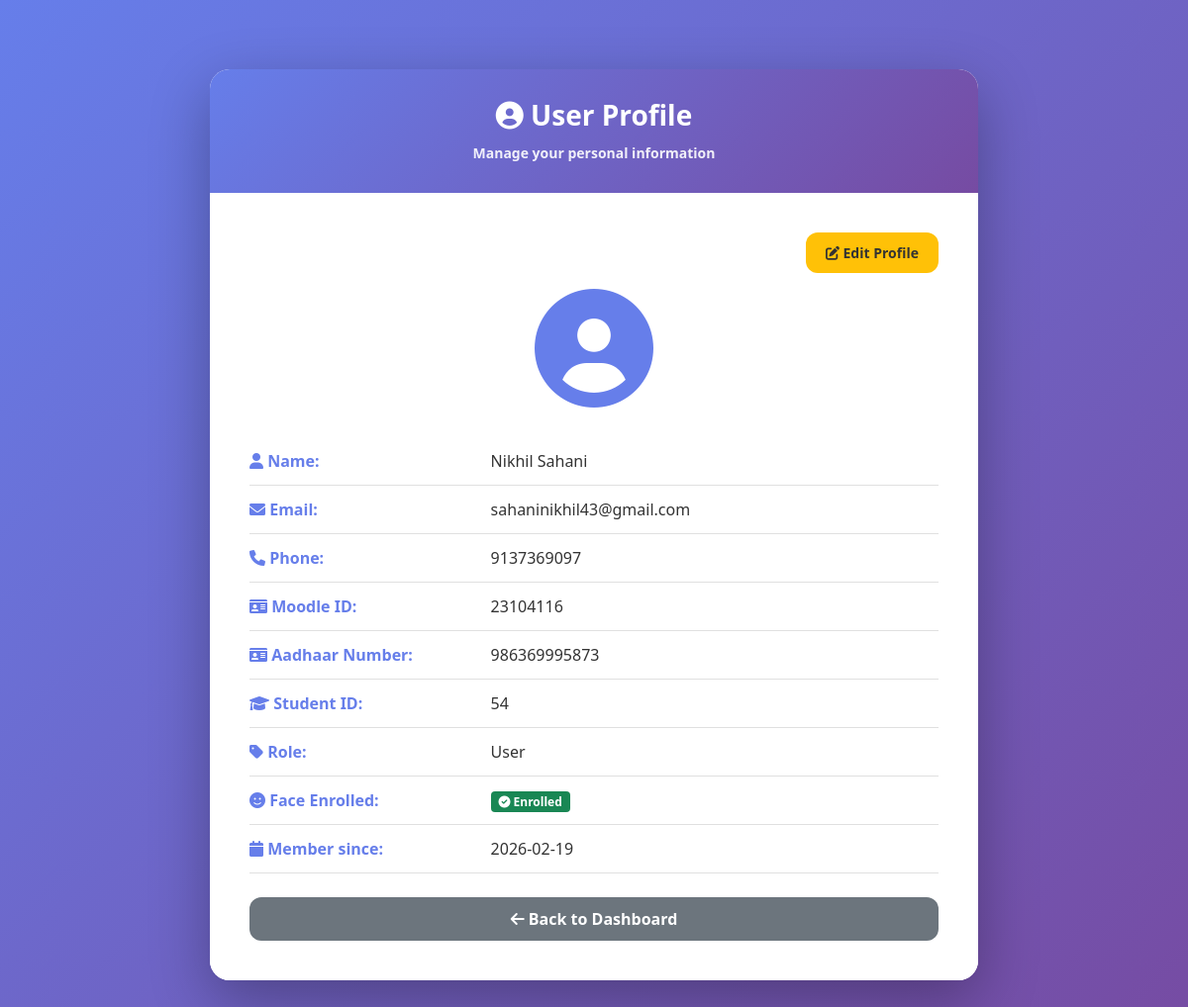
Page /profile (signed in) on the committed database.
### tables this page shows
CREATE TABLE "users" (
        id INTEGER PRIMARY KEY AUTOINCREMENT,
        name TEXT NOT NULL,
        moodle_id TEXT,
        email TEXT UNIQUE NOT NULL,
        password TEXT NOT NULL,
        aadhaar_number TEXT,
        student_id TEXT,
        phone_number TEXT,
        profile_pic TEXT,
        is_active INTEGER DEFAULT 1,
        verification_status TEXT,
        failed_login_attempts INTEGER DEFAULT 0,
        last_login DATETIME,
        created_at DATETIME DEFAULT CURRENT_TIMESTAMP,
        updated_at DATETIME DEFAULT CURRENT_TIMESTAMP,
        face_enrolled INTEGER DEFAULT 0,
        face_image_path TEXT,
        role TEXT DEFAULT 'user',
        verified INTEGER DEFAULT 0,
        id_verified INTEGER DEFAULT 0,
        verified_at DATETIME
    );

### backend/app_fixed.py (the view, shortened to what this page needs)
@app.route('/profile')
@login_required
def profile():
    if 'user_id' not in session:
        flash('Please login first', 'warning')
        return redirect(url_for('login'))
    mode = request.args.get('mode', 'view')
    if mode == 'edit':
        session['edit_mode'] = True
    else:
        session['edit_mode'] = False
    conn = get_db_connection()
    try:
        user_data = conn.execute('SELECT * FROM users WHERE id = ?',
                               (session['user_id'],)).fetchone()
        if user_data:
            user = {
                'id': user_data['id'],
                'name': user_data['name'],
                'email': user_data['email'],
                'phone': user_data['phone_number'] if 'phone_number' in user_data.keys() else '',
                'moodle_id': user_data['moodle_id'] if 'moodle_id' in user_data.keys() else '',
                'aadhaar_number': user_data['aadhaar_number'] if 'aadhaar_number' in user_data.keys() else '',
                'student_id': user_data['student_id'] if 'student_id' in user_data.keys() else '',
                'role': user_data['role'] if 'role' in user_data.keys() else 'user',
                'face_enrolled': user_data['face_enrolled'] if 'face_enrolled' in user_data.keys() else 0,
                'created_at': user_data['created_at'],
                'updated_at': user_data['updated_at'] if 'updated_at' in user_data.keys() else ''
            }
    finally:
        conn.close()
    return render_template('profile.html', user=user)

### backend/app_fixed.py (called while the page is built)
@app.context_processor
def inject_now():
    return {'now': datetime.now}

def login_required(f):
    @wraps(f)
    def decorated_function(*args, **kwargs):
        if 'user_id' not in session and 'admin_id' not in session:
            flash('Please login first', 'warning')
            return redirect(url_for('login'))
        return f(*args, **kwargs)
    return decorated_function

def get_db_connection():
    conn = sqlite3.connect(app.config['DATABASE_PATH'])
    conn.row_factory = sqlite3.Row  # This enables column access by name
    return conn

### frontend/templates/profile.html (shortened to what this page needs)
<!DOCTYPE html>
<html lang="en">
<head>
    <link href="https://cdn.jsdelivr.net/npm/bootstrap@5.1.3/dist/css/bootstrap.min.css" rel="stylesheet">
    <link rel="stylesheet" href="https://cdnjs.cloudflare.com/ajax/libs/font-awesome/6.0.0/css/all.min.css">
</head>
<body>
    <div class="container">
        <div class="card">
            <div class="card-header">
                <h3><i class="fas fa-user-circle"></i> <strong>User Profile</strong></h3>
                <p><strong>Manage your personal information</strong></p>
            </div>
            <div class="card-body">
                <div class="text-end mb-3">
                    {% if session.get('edit_mode') %}
                        <a href="{{ url_for('profile') }}?mode=view" class="btn btn-secondary btn-sm">
                            <i class="fas fa-eye"></i> View Mode
                        </a>
                    {% else %}
                        <a href="{{ url_for('profile') }}?mode=edit" class="btn btn-edit btn-sm">
                            <i class="fas fa-edit"></i> Edit Profile
                        </a>
                    {% endif %}
                </div>
                {% if session.get('edit_mode') %}
                    <form method="POST" action="{{ url_for('update_profile') }}">
                        <div class="form-group">
                            <label class="form-label">
                                <i class="fas fa-user"></i> <strong>Full Name</strong>
                            </label>
                            <input type="text" class="form-control" name="name" value="{{ user.name }}" required>
                        </div>
                        <div class="form-group">
                            <label class="form-label">
                                <i class="fas fa-envelope"></i> <strong>Email Address</strong>
                            </label>
                            <input type="email" class="form-control" value="{{ user.email }}" disabled>
                            <small class="text-muted">Email cannot be changed</small>
                        </div>
                        <div class="form-group">
                            <label class="form-label">
                                <i class="fas fa-phone"></i> <strong>Phone Number</strong>
                            </label>
                            <input type="tel" class="form-control" name="phone" value="{{ user.phone }}" placeholder="Enter your phone number">
                        </div>
                        <div class="form-group">
                            <label class="form-label">
                                <i class="fas fa-id-card"></i> <strong>Moodle ID</strong>
                            </label>
                            <input type="text" class="form-control" name="moodle_id" value="{{ user.moodle_id }}" placeholder="Enter your Moodle ID">
                        </div>
                        <div class="form-group">
                            <label class="form-label">
                                <i class="fas fa-id-card"></i> <strong>Aadhaar Number</strong>
                            </label>
                            <input type="text" class="form-control" name="aadhaar_number" value="{{ user.aadhaar_number }}" placeholder="Enter Aadhaar number">
                        </div>
                        <div class="form-group">
                            <label class="form-label">
                                <i class="fas fa-graduation-cap"></i> <strong>Student ID</strong>
                            </label>
                            <input type="text" class="form-control" name="student_id" value="{{ user.student_id }}" placeholder="Enter Student ID">
                        </div>
                        <div class="form-group">
                            <label class="form-label">
                                <i class="fas fa-lock"></i> <strong>Change Password</strong>
                            </label>
                            <input type="password" class="form-control" name="new_password" placeholder="Enter new password (leave blank to keep current)">
                            <small class="text-muted">Minimum 4 characters</small>
                        </div>
                        <div class="form-group">
                            <label class="form-label">
                                <i class="fas fa-lock"></i> <strong>Confirm New Password</strong>
                            </label>
                            <input type="password" class="form-control" name="confirm_password" placeholder="Confirm new password">
                        </div>
                        <div class="d-grid gap-2">
                            <button type="submit" class="btn btn-primary">
                                <i class="fas fa-save"></i> <strong>Save Changes</strong>
                            </button>
                            <a href="{{ url_for('profile') }}?mode=view" class="btn btn-secondary">
                                <i class="fas fa-times"></i> Cancel
                            </a>
                        </div>
                    </form>
                {% else %}
                    <div class="profile-image">
                        <i class="fas fa-user-circle" style="font-size: 120px; color: #667eea;"></i>
                    </div>
                    <div class="info-row">
                        <div class="info-label"><i class="fas fa-user"></i> <strong>Name:</strong></div>
                        <div class="info-value">{{ user.name }}</div>
                    </div>
                    <div class="info-row">
                        <div class="info-label"><i class="fas fa-envelope"></i> <strong>Email:</strong></div>
                        <div class="info-value">{{ user.email }}</div>
                    </div>
                    <div class="info-row">
                        <div class="info-label"><i class="fas fa-phone"></i> <strong>Phone:</strong></div>
                        <div class="info-value">{{ user.phone or 'Not provided' }}</div>
                    </div>
                    <div class="info-row">
                        <div class="info-label"><i class="fas fa-id-card"></i> <strong>Moodle ID:</strong></div>
                        <div class="info-value">{{ user.moodle_id or 'Not provided' }}</div>
                    </div>
                    <div class="info-row">
                        <div class="info-label"><i class="fas fa-id-card"></i> <strong>Aadhaar Number:</strong></div>
                        <div class="info-value">{{ user.aadhaar_number or 'Not provided' }}</div>
                    </div>
                    <div class="info-row">
                        <div class="info-label"><i class="fas fa-graduation-cap"></i> <strong>Student ID:</strong></div>
                        <div class="info-value">{{ user.student_id or 'Not provided' }}</div>
                    </div>
                    <div class="info-row">
                        <div class="info-label"><i class="fas fa-tag"></i> <strong>Role:</strong></div>
                        <div class="info-value">{{ user.role|capitalize }}</div>
                    </div>
                    <div class="info-row">
                        <div class="info-label"><i class="fas fa-face-smile"></i> <strong>Face Enrolled:</strong></div>
                        <div class="info-value">
                            {% if user.face_enrolled %}
                                <span class="badge bg-success"><i class="fas fa-check-circle"></i> Enrolled</span>
                            {% else %}
                                <span class="badge bg-warning"><i class="fas fa-exclamation-triangle"></i> Not Enrolled</span>
                                <a href="{{ url_for('face_enrollment') }}" class="btn btn-sm btn-primary ms-2">Enroll Now</a>
                            {% endif %}
                        </div>
                    </div>
                    <div class="info-row">
                        <div class="info-label"><i class="fas fa-calendar"></i> <strong>Member since:</strong></div>
                        <div class="info-value">{{ user.created_at[:10] if user.created_at else 'N/A' }}</div>
                    </div>
                    <div class="d-grid gap-2 mt-4">
                        <a href="{{ url_for('dashboard') }}" class="btn btn-secondary">
                            <i class="fas fa-arrow-left"></i> <strong>Back to Dashboard</strong>
                        </a>
                    </div>
                {% endif %}
            </div>
        </div>
    </div>
</body>
</html>

### frontend/templates/profile.html (style rules this page uses)
* { margin: 0; padding: 0; box-sizing: border-box; }
body { background: linear-gradient(135deg, #667eea 0%, #764ba2 100%); font-family: 'Poppins', 'Segoe UI', Tahoma, Geneva, Verdana, sans-serif; min-height: 100vh; padding: 20px; }
.container { max-width: 800px; margin: 50px auto; }
.card { border-radius: 20px; border: none; overflow: hidden; box-shadow: 0 20px 60px rgba(0, 0, 0, 0.3); transition: transform 0.3s; }
.card-header { background: linear-gradient(135deg, #667eea 0%, #764ba2 100%); color: white; padding: 30px; text-align: center; border-bottom: none; }
.card-header h3 { margin: 0; font-size: 28px; font-weight: 700; }
.card-header p { margin: 10px 0 0; opacity: 0.9; font-size: 14px; }
.card-body { padding: 40px; background: white; }
.profile-image { text-align: center; margin-bottom: 30px; }
.btn-secondary { background: #6c757d; border: none; padding: 10px 20px; border-radius: 12px; font-weight: 500; transition: all 0.3s; }
.btn-edit { background: #ffc107; color: #333; border: none; padding: 10px 20px; border-radius: 12px; font-weight: 600; transition: all 0.3s; }
.info-row { padding: 12px 0; border-bottom: 1px solid #e0e0e0; display: flex; justify-content: space-between; align-items: center; }
.info-label { font-weight: 600; color: #667eea; width: 35%; }
.info-value { color: #333; width: 65%; font-weight: 500; }

### rows in the picture
users: name "Nikhil Sahani", email "sahaninikhil43@gmail.com", phone_number "9137369097", moodle "23104116", aadhaar_number "986369995873", student "54", role "User", created_at "2026-02-19"
